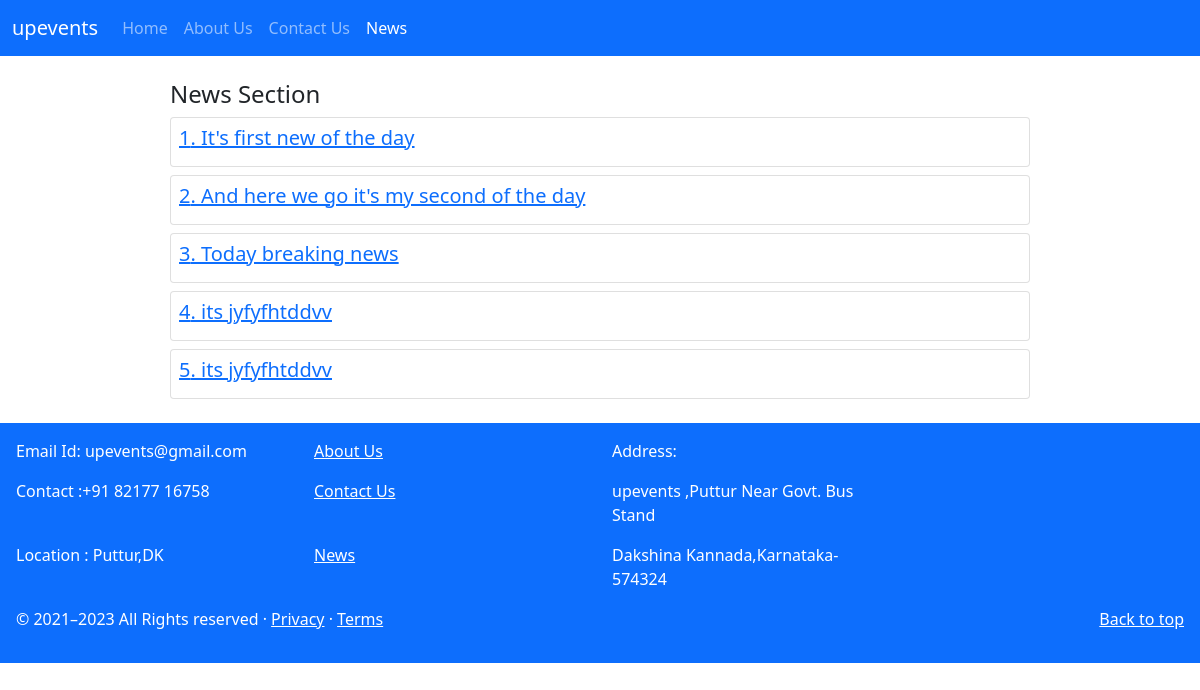
Page /newslist/ on the committed database.
### organiser/models.py (models this page shows, shortened)
class News(models.Model):
    news_id = models.AutoField(primary_key=True)
    news_title = models.CharField(max_length=50)
    pub_date = models.DateField(default=date.today(),null=True)
    image = models.ImageField(upload_to='organiser/images', default="")
    desc = models.TextField(max_length=5000, default="" )

### upevent/views.py (the view)
# urls.py: path('newslist/',views.newslist,name='newslist'),
def newslist(request):
    news_obj=News.objects.all
    return render(request,'upevents/newslist.html',{'news_obj':news_obj})

### upevent/templates/upevents/newslist.html (shortened to what this page needs)
{% extends 'user/basic.html' %}
 {% block newsactive %} active {% endblock newsactive %}
 {% block body %}
 <div class="container m-4 mx-auto">
    <h4 class="mt-4 px-2">News Section</h4>
     {% for news in news_obj %}
     <div class="card p-2 m-2">
       <h5><a href="/news/{{news.news_id}}">{{news.news_id}}. {{news.news_title}}</a></h5>
     </div>
     {% endfor %}
    </div>
 {% endblock body %}

### user/static/user/css/customcss.css (style rules this page uses)
.container { max-width: 900px; margin: 0 auto; }

### rows in the picture
News: news_id "1", news_title "It's first new of the day"
News: news_id "2", news_title "And here we go it's my second of the day"
News: news_id "3", news_title "Today breaking news"
News: news_id "4", news_title "its jyfyfhtddvv"
News: news_id "5", news_title "its jyfyfhtddvv"
